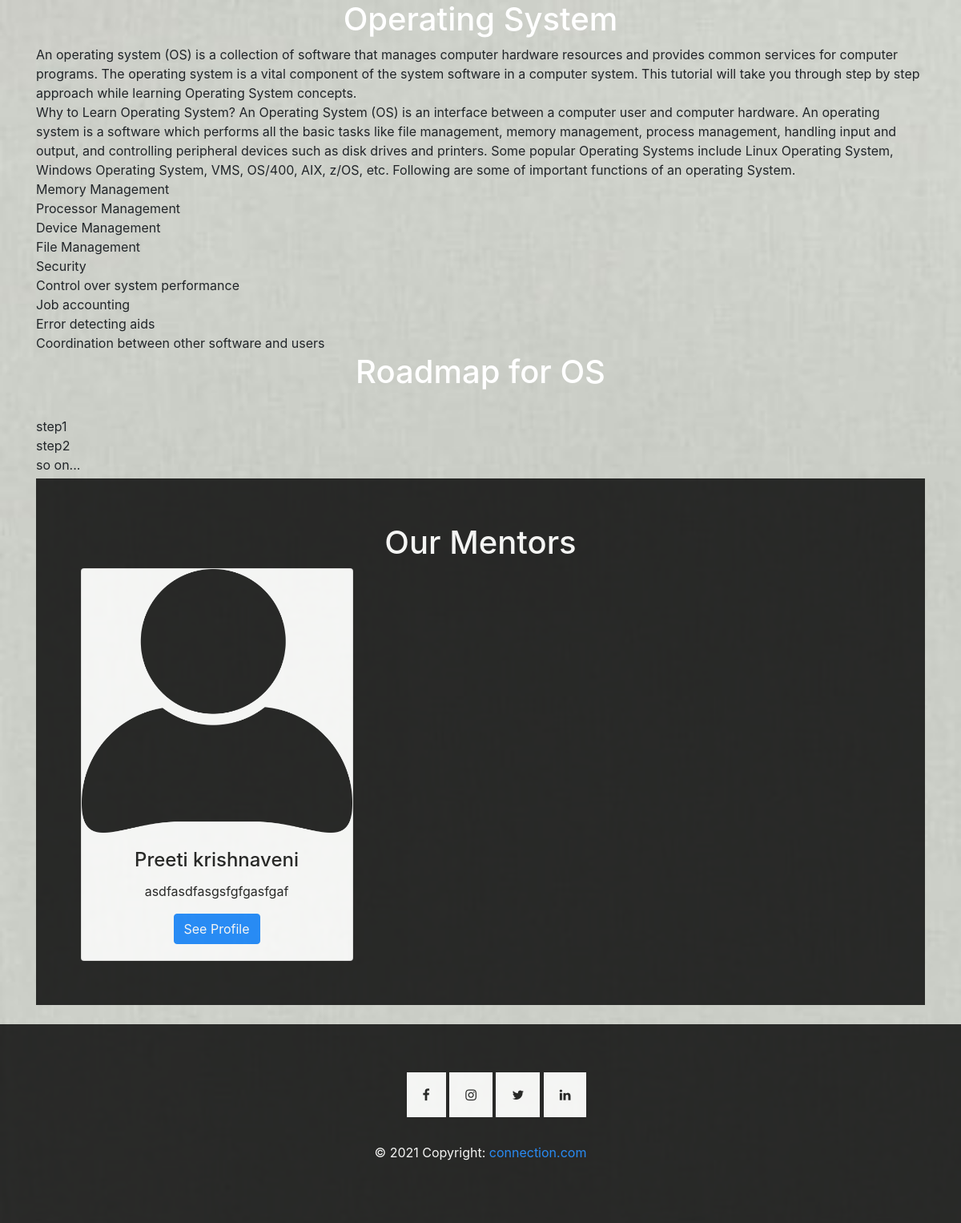
Page /os.php on the earlier database version.
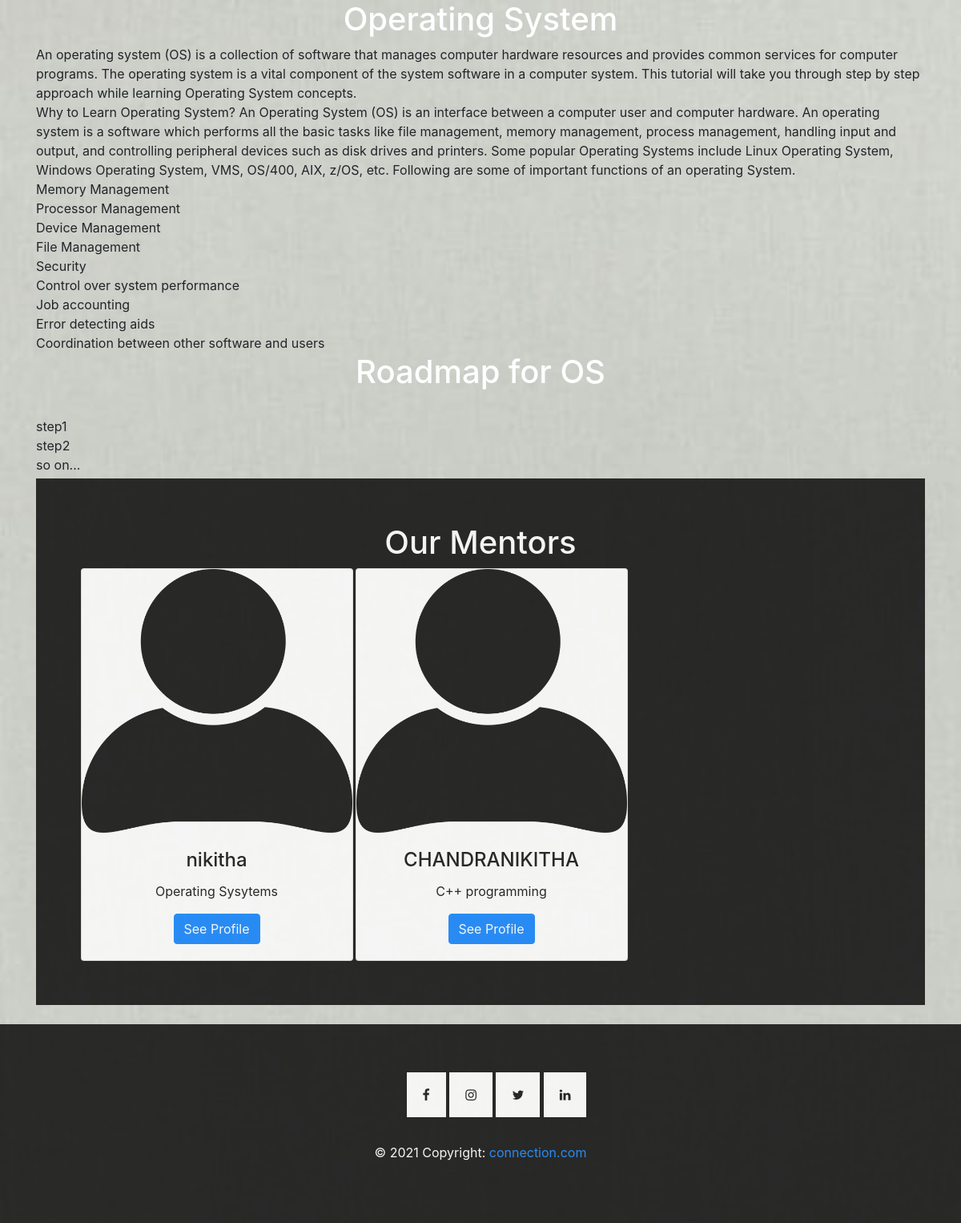
Same page on the later database version.
### tables this page shows
CREATE TABLE `mentordetails` (
  `mid` int(11) NOT NULL,
  `email` varchar(50) NOT NULL,
  `name` text NOT NULL,
  `password` varchar(15) NOT NULL,
  `year` int(11) NOT NULL,
  `domain` int(11) NOT NULL,
  `description` text NOT NULL,
  `display` tinyint(4) NOT NULL DEFAULT 0
);

### os.php (the view, shortened to what this page needs)
<?php
    include("db.php");
    $did = 4;
    $sql = "SELECT * FROM mentordetails WHERE domain='$did'";
    $result = mysqli_query($con, $sql);
    $details = mysqli_fetch_all($result, MYSQLI_ASSOC);
?>
<!DOCTYPE html>
<html lang="en">
<head>
</head>
<body>
<div class="container">
<h1>Operating System</h1>
An operating system (OS) is a collection of software that manages computer hardware resources and provides common services for computer programs. The operating system is a vital component of the system software in a computer system. This tutorial will take you through step by step approach while learning Operating System concepts.
<br>Why to Learn Operating System?
An Operating System (OS) is an interface between a computer user and computer hardware. An operating system is a software which performs all the basic tasks like file management, memory management, process management, handling input and output, and controlling peripheral devices such as disk drives and printers.
Some popular Operating Systems include Linux Operating System, Windows Operating System, VMS, OS/400, AIX, z/OS, etc.
Following are some of important functions of an operating System.
<br>Memory Management
<br>Processor Management
<br>Device Management
<br>File Management
<br>Security
<br>Control over system performance
<br>Job accounting
<br>Error detecting aids
<br>Coordination between other software and users
  <h1>Roadmap for OS</h1>
  <br>step1
  <br>step2
  <br> so on...
  <div class="dabba" style="margin-top:5px;">
  <h1 class = "text-white" style = "text-align:center">Our Mentors</h2>
  <div class="row">
  <?php
  foreach($details as $detail){
  ?>
  <div class="col-sm-4">
    <div class="card" style="width:340px">
    <img class="card-img-top" src="images/person.png" alt="Card image" style="width:100%">
    <div class="card-body">
      <h4 class="card-title" style="color:black;"><?php echo $detail['name'];?></h4>
      <p class="card-text" style="color:black;"><?php echo $detail['description'];?></p>
      <a href="#" class="btn btn-primary">See Profile</a>
    </div>
  </div>
  </div>
  <?php
    }
  ?>
  </div>
</div>
</div>
<br>
<div id="footer">
 <?php
   include('footer.php')
 ?>
 </div>

Differences in the rows shown:
no longer on this page (row edited): mentordetails: name "Preeti krishnaveni", description "asdfasdfasgsfgfgasfgaf"
added mentordetails: name "nikitha", description "Operating Sysytems"
added mentordetails: name "CHANDRANIKITHA", description "C++ programming"
